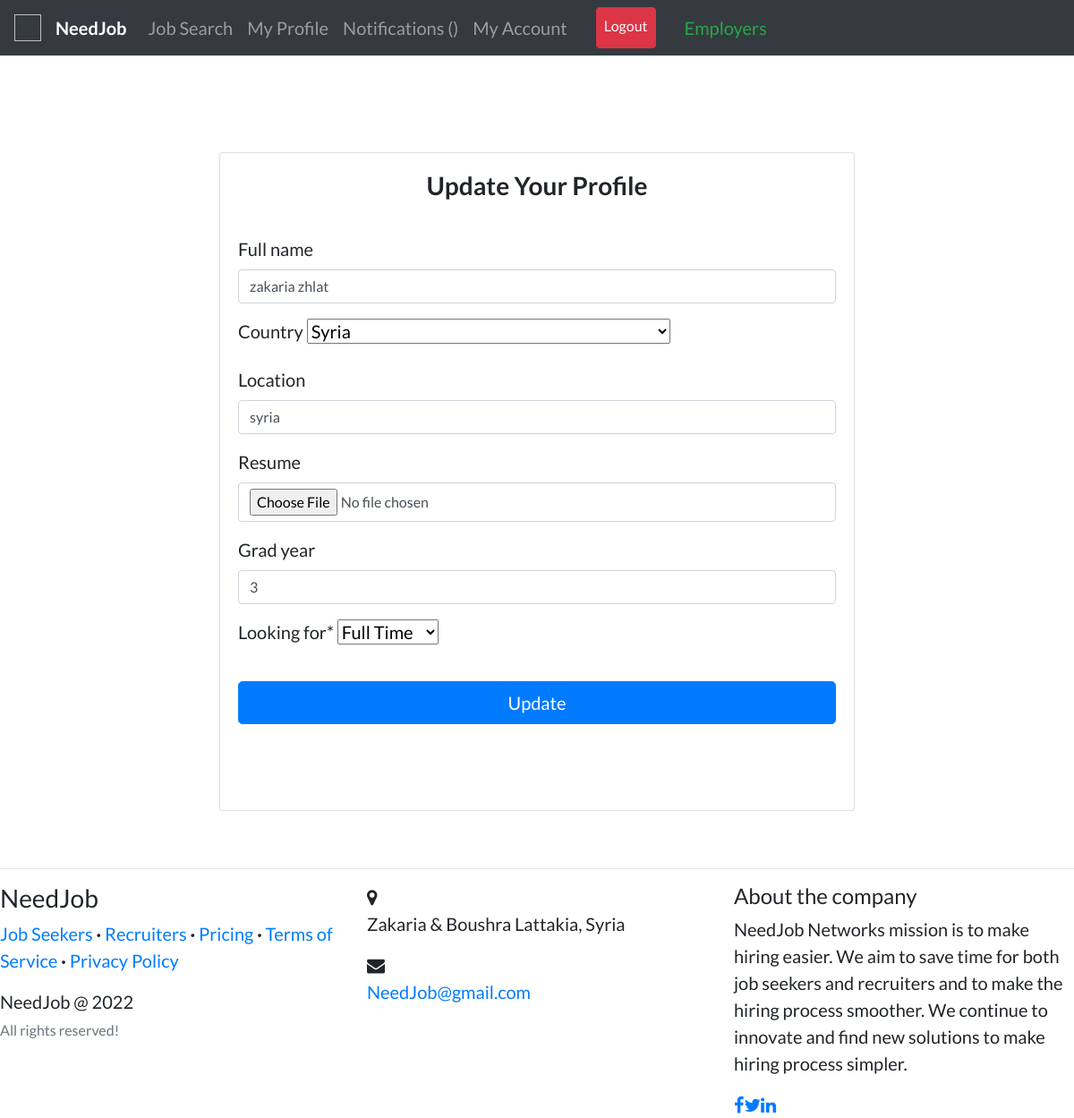
The page /profile/edit/ (signed in) on the database its author committed.
### candidates/models.py (models this page shows, shortened)
class Profile(models.Model):
    user = models.OneToOneField(
        User, on_delete=models.CASCADE, primary_key=True, related_name='profile')
    full_name = models.CharField(max_length=200, null=True, blank=True)
    country = CountryField(null=True, blank=True)
    location = models.CharField(max_length=255, null=True, blank=True)
    picture = models.ImageField(
        upload_to='img/users', null=True, verbose_name=""
    )
    resume = models.FileField(upload_to='resumes', null=True, blank=True)
    grad_year = models.IntegerField(blank=True)
    looking_for = models.CharField(
        max_length=30, choices=CHOICES, default='Full Time', null=True)
    slug = AutoSlugField(populate_from='user', unique=True)

### candidates/views.py (the view)
# urls.py: path('profile/edit/', views.edit_profile, name='edit-profile'),
@login_required
def edit_profile(request):
    you = request.user
    profile = Profile.objects.filter(user=you).first()
    if request.method == 'POST':
        form = ProfileUpdateForm(request.POST, request.FILES, instance=profile)
        if form.is_valid():
            data = form.save(commit=False)
            data.user = you
            data.save()
            return redirect('candidates:my-profile')
    else:
        form = ProfileUpdateForm(instance=profile)
    context = {
        'form': form,
    }
    return render(request, 'candidates/edit_profile.html', context)

### candidates/forms.py
class ProfileUpdateForm(forms.ModelForm):
    class Meta:
        model = Profile
        fields = ['full_name', 'country', 'location',
                  'resume', 'grad_year', 'looking_for']

### templates/candidates/edit_profile.html (shortened to what this page needs)
{% extends "accounts/layout.html" %} {% load static %} {% load crispy_forms_tags %}
{% block content %} <br /><br />
<div class="container">
  <div class="row">
    <div class="col-sm-10 col-md-10 col-lg-8 mx-auto">
      <div class="card card-signin my-5">
        <div class="card-body">
          <h3 class="text-center">
            <b>Update Your Profile</b>
          </h3>
          <form class="form-signin" method="POST" enctype="multipart/form-data">
            <fieldset class="form-group">
              <br />
              {{ form|crispy }}
            </fieldset>
            <div class="form-group">
              <button class="btn btn-lg btn-primary btn-block" type="submit">
                Update</button
              ><br /><br />
            </div>
          </form>
        </div>
      </div>
    </div>
  </div>
</div>
{% endblock content %}

### templates/accounts/layout.html (style rules this page uses)
body { font-family: "Lato"; font-size: 20px; }

### rows shown on the page
Profile: full_name "zakaria zhlat", country "Syria", location "syria", grad_year "3", looking_for "Full Time"
